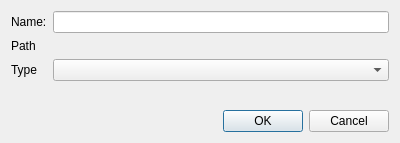
<?xml version="1.0" encoding="UTF-8"?>
<ui version="4.0">
 <class>NewFileDialog</class>
 <widget class="QDialog" name="NewFileDialog">
  <property name="geometry">
   <rect>
    <x>0</x>
    <y>0</y>
    <width>400</width>
    <height>143</height>
   </rect>
  </property>
  <property name="windowTitle">
   <string>Dialog</string>
  </property>
  <layout class="QVBoxLayout" name="verticalLayout">
   <item>
    <layout class="QFormLayout" name="formLayout">
     <item row="0" column="0">
      <widget class="QLabel" name="label_3">
       <property name="text">
        <string>Name:</string>
       </property>
      </widget>
     </item>
     <item row="0" column="1">
      <widget class="QLineEdit" name="m_nameEdit"/>
     </item>
     <item row="1" column="0">
      <widget class="QLabel" name="label_2">
       <property name="text">
        <string>Path</string>
       </property>
      </widget>
     </item>
     <item row="1" column="1">
      <widget class="FileDirChooser" name="m_path" native="true"/>
     </item>
     <item row="2" column="0">
      <widget class="QLabel" name="label">
       <property name="text">
        <string>Type</string>
       </property>
      </widget>
     </item>
     <item row="2" column="1">
      <widget class="QComboBox" name="m_type"/>
     </item>
    </layout>
   </item>
   <item>
    <widget class="QDialogButtonBox" name="buttonBox">
     <property name="orientation">
      <enum>Qt::Horizontal</enum>
     </property>
     <property name="standardButtons">
      <set>QDialogButtonBox::Cancel|QDialogButtonBox::Ok</set>
     </property>
    </widget>
   </item>
  </layout>
 </widget>
 <customwidgets>
  <customwidget>
   <class>FileDirChooser</class>
   <extends>QWidget</extends>
   <header>rwidgets/customs/filedirchooser.h</header>
   <container>1</container>
  </customwidget>
 </customwidgets>
 <resources/>
 <connections>
  <connection>
   <sender>buttonBox</sender>
   <signal>accepted()</signal>
   <receiver>NewFileDialog</receiver>
   <slot>accept()</slot>
   <hints>
    <hint type="sourcelabel">
     <x>248</x>
     <y>254</y>
    </hint>
    <hint type="destinationlabel">
     <x>157</x>
     <y>274</y>
    </hint>
   </hints>
  </connection>
  <connection>
   <sender>buttonBox</sender>
   <signal>rejected()</signal>
   <receiver>NewFileDialog</receiver>
   <slot>reject()</slot>
   <hints>
    <hint type="sourcelabel">
     <x>316</x>
     <y>260</y>
    </hint>
    <hint type="destinationlabel">
     <x>286</x>
     <y>274</y>
    </hint>
   </hints>
  </connection>
 </connections>
</ui>
